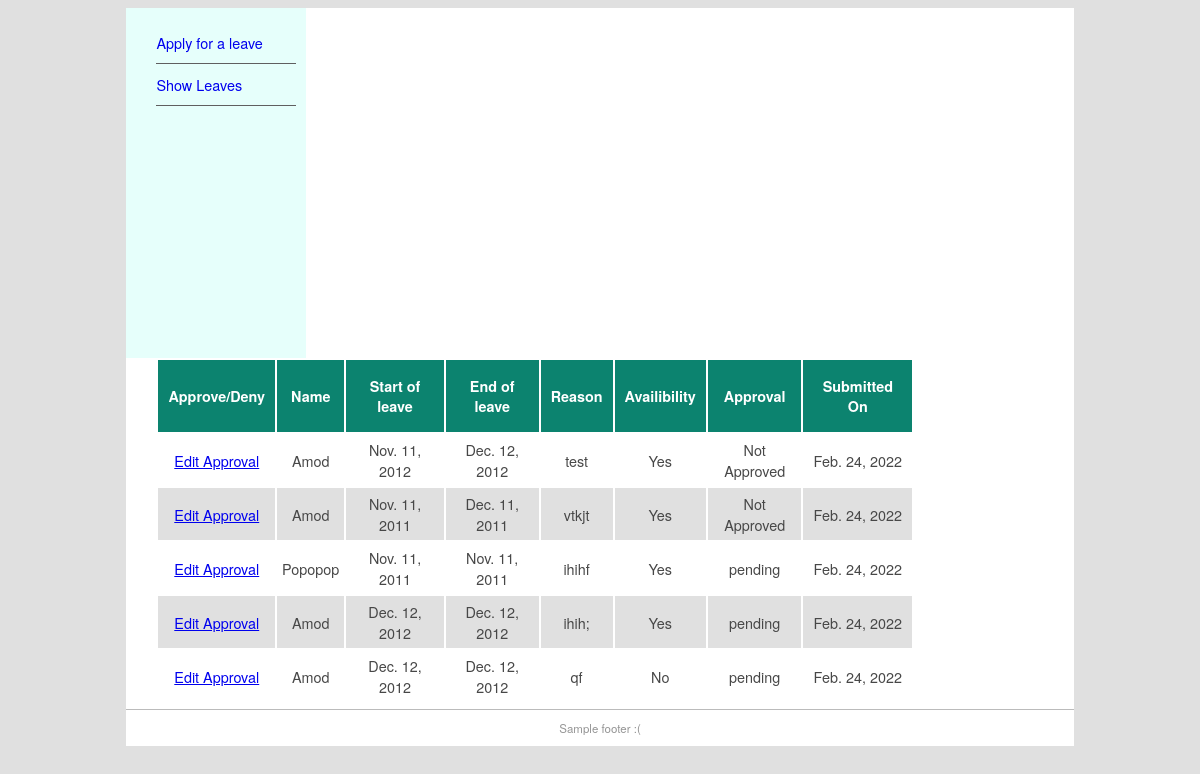
The page /show on the database as committed earlier.
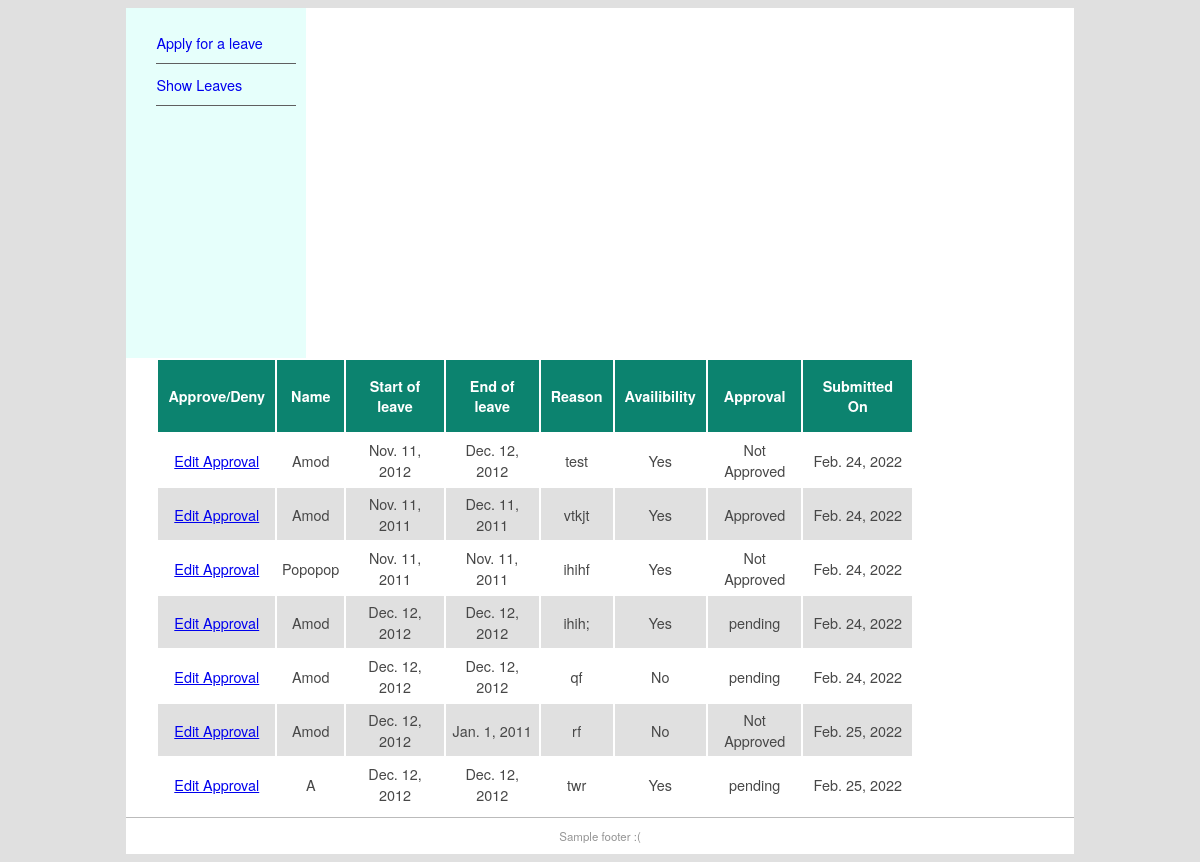
The same page on the database as committed later.
### demo/models.py (models this page shows, shortened)
class Leave(models.Model):
    name = models.CharField(max_length=100)
    designation = models.CharField(max_length=60)
    leavestart = models.DateField('Start date of leave (mm/dd/yy)')
    leaveend = models.DateField('End date of leave (mm/dd/yy)')
    reason = models.TextField()
    availibilty = models.CharField(max_length=20)
    approval = models.CharField(max_length=40, choices=APPROVAL_CHOICES)
    submitted = models.DateField(auto_now_add=True)

### demo/views.py (the view)
# urls.py: path('show', LeaveList.as_view(), name='show-leaves'),
class LeaveList(ListView):
    context_object_name = 'all_leaves'
    def get_queryset(self):
        return Leave.objects.filter()
    def get_context_data(self, **kwargs):
        context = super(LeaveList, self).get_context_data(**kwargs)
        return context

### demo/templates/demo/leave_list.html
{% extends "demo/leave.html" %}
{% block content %}
<table class="quote">
    <tr class="quotehdr">
    <th>Approve/Deny</th><th>Name</th><th>Start of leave</th><th>End of leave</th><th>Reason</th><th>Availibility</th><th>Approval</th><th>Submitted On</th>
    </tr>
    {% for leave in all_leaves %}
    <tr class="quoterow {% cycle '' 'altrow' %}">
        <td><a href="show/{{ leave.id }}">Edit Approval</a></td>
        <td>{{ leave.name }}</td>
        <td>{{ leave.leavestart }}</td>
        <td>{{ leave.leaveend }}</td>
        <td>{{ leave.reason }}</td>
        <td>{{ leave.availibilty }}</td>
        <td>{{ leave.approval|default:'pending' }}</td>
        <td>{{ leave.submitted }}</td>
    </tr>
    {% endfor %}
</table>
{% endblock content %}

### demo/templates/demo/leave.html (shortened to what this page needs)
{% extends "base.html" %}

### swddemo/templates/base.html (shortened to what this page needs)
{% load static %}
<!doctype html>
<html>
<head>
<link href="{% static 'main.css' %}" rel="stylesheet" type="text/css">
</head>
<body>
<div id="wrapper">
  <aside id="leftsidebar">
    <nav id="nav">
    <ul>
      <li><a href="/">Apply for a leave</a></li>
      <li><a href="/show">Show Leaves</a></li>
    </nav>
  </aside>
  <section id="main">
    {% block content %}{% endblock content %}
  </section>
  <footer id="footer">Sample footer :(</footer>
</div>
</body>
</html>

### swddemo/static/main.css (style rules this page uses)
#wrapper { margin-top: 0px; margin-left: auto; margin-right: auto; background-color: #FFFFFF; width: 80%; }
body { background-color: #E0E0E0; font-family: Gotham, "Helvetica Neue", Helvetica, Arial, sans-serif; font-size: 0.9em; text-align: justify; color: #474747; }
#footer { text-align: center; font-size: 0.8em; margin-top: 5px; padding-top: 10px; padding-bottom: 10px; background-color: #FFFFFF; border-top: thin solid #BBBBBB; clear: both; color: #969696; }
#nav li { padding-top: 10px; padding-bottom: 10px; padding-right: 10px; font-size: 1em; list-style-type: none; border-bottom: thin solid #5F5F5F; color: #4C4C4C; left: 0px; list-style-position: inside; margin-left: -10px; margin-right: 10px; }
#nav li a { text-decoration: none; }
#leftsidebar { width: 180px; height: 350px; float: left; background-color: #e6fffb; }
#main { width: 80%; float: top; margin-left: 20px; margin-right: 10px; padding-right: 10px; padding-left: 10px; }
.quotehdr th { background-color: #0c836f; color: white; text-align: center; padding: 16px 10px; border: 1px }
.quoterow td { text-align: center; padding: 5px 5px; border:1px; }
.altrow { background-color: #e0e0e0 }
.quote td { padding: 5px 5px; }

Rows that differ between the two databases and show on the page:
changed Leave "vtkjt": approval "Not Approved" → "Approved"
changed Leave "Popopop": approval "pending" → "Not Approved"
added Leave: name "Amod", leavestart "Dec. 12, 2012", leaveend "Jan. 1, 2011", reason "rf", availibilty "No", approval "Not Approved", submitted "Feb. 25, 2022"
added Leave: name "A", leavestart "Dec. 12, 2012", leaveend "Dec. 12, 2012", reason "twr", availibilty "Yes", approval "pending", submitted "Feb. 25, 2022"
